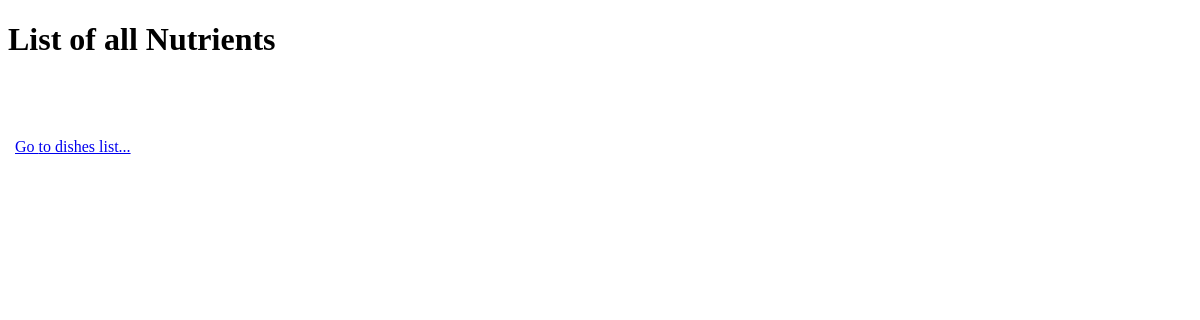
Page /dishNutrients.php on the earlier database version.
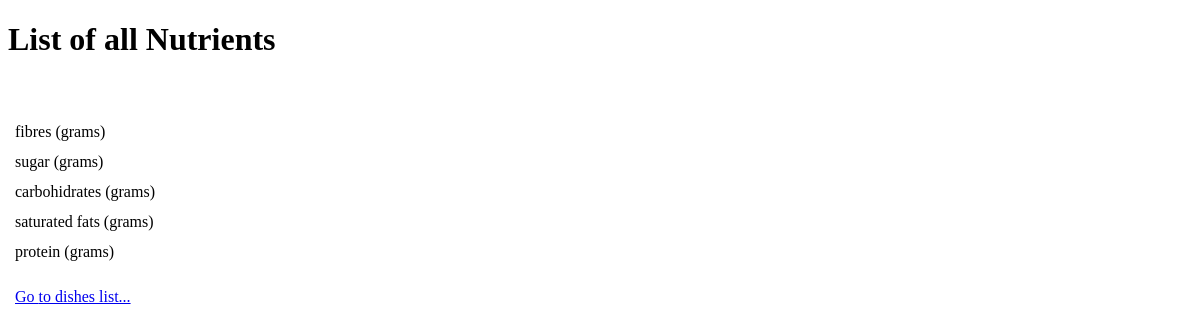
Same page on the later database version.
### tables this page shows
CREATE TABLE IF NOT EXISTS `nutrient` (
  `id` int(11) NOT NULL AUTO_INCREMENT,
  `name` varchar(100) NOT NULL,
  `unit` int(11) NOT NULL,
  `isImportant` tinyint(4) NOT NULL DEFAULT '0',
  PRIMARY KEY (`id`),
  KEY `unit` (`unit`)
);

### Classes/DishNutrient.php (called while the page is built, shortened)
<?php
class DishNutrient {
    private $name;
    private $unit;
    private $quantity;
    public function getName() {
        return $this->name;
    }
    public function getQuantity() {
        return $this->quantity;
    }
    public function getUnit() {
        return $this->unit;
    }
    public function load($id) {
        $sql = "SELECT * FROM nutrient
                WHERE id = {$id}";
        $result = mysql_query($sql);
        $row = mysql_fetch_assoc($result);
        $this->name = $row['name'];
        $this->unit = $row['unit'];
        $this->quantity = null;
        return true;
    }
    public static function getAllNutrients() {
        $sql = "SELECT * FROM nutrient";
        $result = mysql_query($sql);
        $nutrients = array();
        while ($row = mysql_fetch_assoc($result)) {
            $nutrients[$row['id']] = new DishNutrient();
            $nutrients[$row['id']]->load($row['id']);
        }
        return $nutrients;
    }
}
?>

### Classes/HelpClass.php (called while the page is built, shortened)
<?php
class HelpClass {
   public static function getUnits() {
        $sql = "SELECT * FROM unit";
        $result = mysql_query($sql);
        $units = array();
        while ($row = mysql_fetch_assoc($result)) {
            $units[$row['id']] = $row['name'];
        }
        return $units;
    }
}
?>

### dishNutrients.php (the view, shortened to what this page needs)
<?php
include_once('Classes/HelpClass.php');
include_once('Classes/DishNutrient.php');
$units = HelpClass::getUnits();
$dish = null;
if (isset($_GET['dish'])) {
    $dish = new Dish();
    $dish->load($_GET['dish']);
} if ($dish) {
    $nutrients = DishNutrient::getAllByDishId($_GET['dish']);
} else {
    $nutrients = DishNutrient::getAllNutrients();
}
?>
<!DOCTYPE html>
<html>
    <head>
        <link rel="stylesheet" type="text/css" href="css/styles.css">
    </head>
    <body>
        <h1>  <?php echo $dish ? "Nutrients for {$dish->getName()}" : "List of all Nutrients" ?>
        </h1>
        <table>
            <tbody>
                <?php
                if (count($nutrients) > 0) {
                    foreach ($nutrients as $key => $nutrient) {
                        $q = $nutrient->getQuantity();
                        if ($q) {
                            echo "<tr>
                                    <td>{$nutrient->getName()}:
                                    </td>
                                    <td>{$q} {$units[$nutrient->getUnit()]}
                                    </td>
                                  </tr>";
                        } else {
                            echo "<tr>
                                    <td>{$nutrient->getName()} ({$units[$nutrient->getUnit()]})
                                    </td>
                                 </tr>";
                        }
                    }
                }
                ?>
                <tr>
                    <td style="padding-top: 20px;" <?php echo $dish ? "colspan=\"2\"" : ""?>>
                        <a href="dishesList.php" ><?php echo $dish ? "Back" : "Go"?> to dishes list...</a>
                    </td>
                </tr>
            </tbody>
        </table>
    </body>
</html>

### css/styles.css (style rules this page uses)
td { padding:5px; }

Differences in the rows shown:
added nutrient: name "fibres", Unit "grams"
added nutrient: name "sugar", Unit "grams"
added nutrient: name "carbohidrates", Unit "grams"
added nutrient: name "saturated fats", Unit "grams"
added nutrient: name "protein", Unit "grams"
